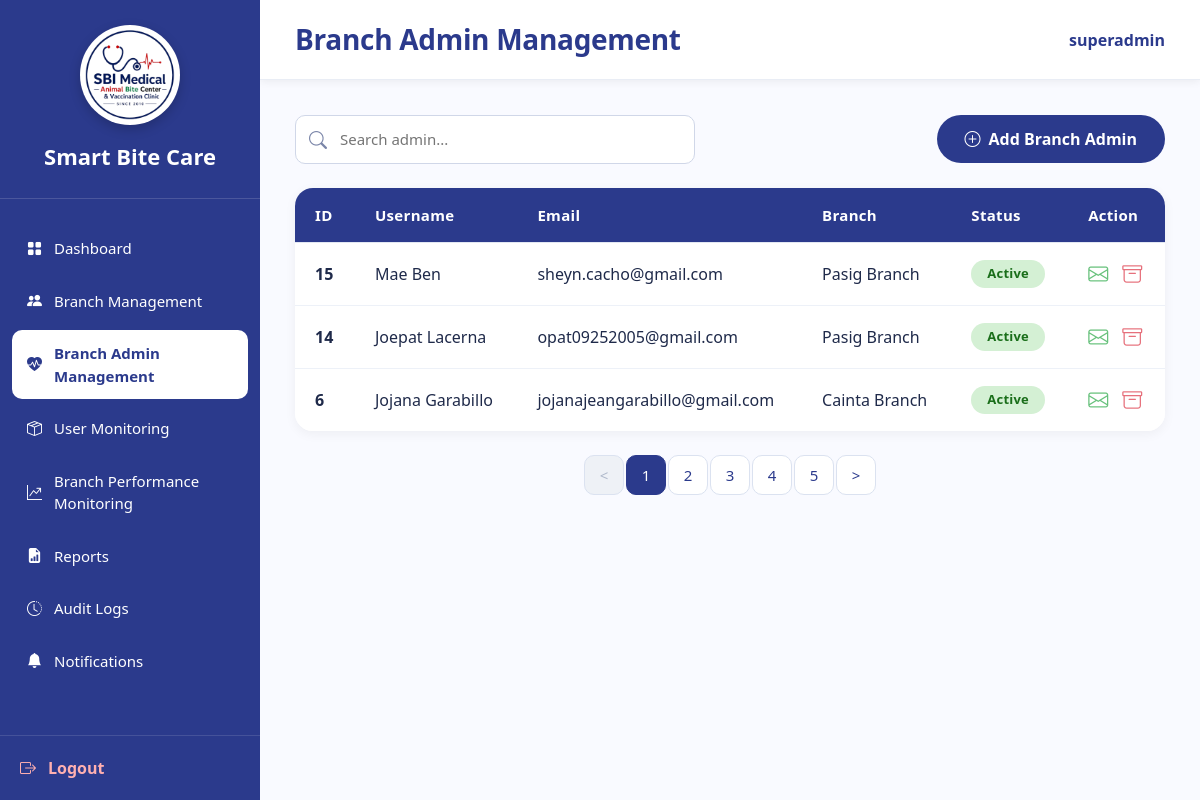
/SuperAdmin_BranchAdminManagement.php (signed in), run on the app's committed database.
### tables this page shows
CREATE TABLE `users` (
  `user_id` int(11) NOT NULL,
  `branch_id` varchar(10) DEFAULT NULL,
  `role_id` int(11) NOT NULL,
  `username` varchar(100) NOT NULL,
  `email` varchar(255) NOT NULL,
  `password` varchar(255) NOT NULL,
  `status` enum('Active','Inactive') DEFAULT 'Active',
  `created_at` timestamp NOT NULL DEFAULT current_timestamp(),
  `last_login` datetime DEFAULT NULL
);

CREATE TABLE `branches` (
  `branch_id` varchar(10) NOT NULL,
  `branch_name` varchar(150) NOT NULL,
  `branch_address` text DEFAULT NULL,
  `contact_number` varchar(30) DEFAULT NULL,
  `email` varchar(150) DEFAULT NULL,
  `status` enum('Active','Inactive') DEFAULT 'Active',
  `created_at` timestamp NOT NULL DEFAULT current_timestamp()
);

### SuperAdmin_BranchAdminManagement.php (the view, shortened to what this page needs)
<?php
require_once 'sources/db_connect.php';
$admins = [];
$search = isset($_GET['search']) ? trim($_GET['search']) : '';
$sql = "SELECT u.user_id, u.username, u.email, u.status, u.created_at,
        b.branch_id, b.branch_name
        FROM users u
        LEFT JOIN branches b ON u.branch_id = b.branch_id
        WHERE u.role_id = 2";
$sql .= " ORDER BY u.created_at DESC";
$stmt = $conn->prepare($sql);
$stmt->execute();
$result = $stmt->get_result();
while ($row = $result->fetch_assoc()) {
    $admins[] = $row;
}
?>
<!DOCTYPE html>
<html lang="en">
<head>
    <link href="https://cdn.jsdelivr.net/npm/bootstrap@5.3.3/dist/css/bootstrap.min.css" rel="stylesheet" />
    <link rel="stylesheet" href="https://cdn.jsdelivr.net/npm/bootstrap-icons@1.11.3/font/bootstrap-icons.min.css" />
    <link rel="stylesheet" href="sidebar.css" />
</head>
<body>
<div class="sidebar">
    <div class="logo-area">
        <div class="logo-frame">
            <img src="logo.png" alt="Smart Bite Care Logo" class="logo" />
        </div>
        <div class="system-name">Smart Bite Care</div>
    </div>
    <nav class="nav-menu">
        <ul>
            <li><a href="SuperAdmin_Dashboard.php"><i class="bi bi-grid-fill"></i><span>Dashboard</span></a></li>
            <li><a href="SuperAdmin_BranchManagement.php"><i class="bi bi-people-fill"></i><span>Branch Management</span></a></li>
            <li><a class="active" href="SuperAdmin_BranchAdminManagement.php"><i class="bi bi-heart-pulse-fill"></i><span>Branch Admin Management</span></a></li>
            <li><a href="SuperAdmin_UserMonitoring.php"><i class="bi bi-box-seam"></i><span>User Monitoring</span></a></li>
            <li><a href="SuperAdmin_BranchPerformanceMonitoring.php"><i class="bi bi-graph-up-arrow"></i><span>Branch Performance Monitoring</span></a></li>
            <li><a href="SuperAdmin_Reports.php"><i class="bi bi-file-earmark-bar-graph-fill"></i><span>Reports</span></a></li>
            <li><a href="SuperAdmin_AuditLogs.php"><i class="bi bi-clock-history"></i><span>Audit Logs</span></a></li>
            <li><a href="SuperAdmin_Notifications.php"><i class="bi bi-bell-fill"></i><span>Notifications</span></a></li>
        </ul>
    </nav>
    <div class="logout">
        <a href="logout.php"><i class="bi bi-box-arrow-right"></i><span>Logout</span></a>
    </div>
</div>
<div class="main">
    <div class="topbar">
        <h3>Branch Admin Management</h3>
        <div class="profile">
            <?php echo htmlspecialchars($_SESSION['username'] ?? 'SUPER ADMIN'); ?>
        </div>
    </div>
    <div class="content">
        <div class="toolbar">
            <form method="GET" action="SuperAdmin_BranchAdminManagement.php" class="search-wrap" style="flex: 1 1 280px; margin: 0;">
                <i class="bi bi-search"></i>
                <input type="text" name="search" placeholder="Search admin..." value="<?php echo htmlspecialchars($search); ?>" />
            </form>
            <button class="btn-add" data-bs-toggle="modal" data-bs-target="#addAdminModal">
                <i class="bi bi-plus-circle"></i> Add Branch Admin
            </button>
        </div>
        <div class="table-wrap">
            <table class="table table-hover align-middle">
                <thead>
                    <tr>
                        <th>ID</th>
                        <th>Username</th>
                        <th>Email</th>
                        <th>Branch</th>
                        <th>Status</th>
                        <th>Action</th>
                    </tr>
                </thead>
                <tbody>
                    <?php if (count($admins) > 0): ?>
                        <?php foreach ($admins as $admin): ?>
                            <tr>
                                <td><strong><?php echo htmlspecialchars($admin['user_id']); ?></strong></td>
                                <td><?php echo htmlspecialchars($admin['username']); ?></td>
                                <td><?php echo htmlspecialchars($admin['email']); ?></td>
                                <td><?php echo htmlspecialchars($admin['branch_name'] ?? 'N/A'); ?></td>
                                <td>
                                    <span class="status-badge <?php echo $admin['status'] === 'Inactive' ? 'inactive' : ''; ?>">
                                        <?php echo htmlspecialchars($admin['status']); ?>
                                    </span>
                                </td>
                                <td class="action-icons">
                                    <i class="bi bi-envelope text-success" title="Send Email"
                                       onclick="openEmailModal(<?php echo htmlspecialchars($admin['user_id']); ?>, '<?php echo htmlspecialchars($admin['username']); ?>', '<?php echo htmlspecialchars($admin['email']); ?>')"></i>
                                    <?php if ($admin['status'] !== 'Inactive'): ?>
                                        <i class="bi bi-archive text-danger" title="Archive Admin"
                                           onclick="archiveAdmin(<?php echo $admin['user_id']; ?>, '<?php echo htmlspecialchars($admin['username']); ?>')"></i>
                                    <?php else: ?>
                                        <i class="bi bi-archive" style="opacity: 0.3; cursor: not-allowed;" title="Admin already archived"></i>
                                    <?php endif; ?>
                                </td>
                            </tr>
                        <?php endforeach; ?>
                    <?php endif; ?>
                </tbody>
            </table>
        </div>
        <div class="pagination-wrap">
            <nav aria-label="Branch admin pagination">
                <ul class="pagination">
                    <li class="page-item disabled">
                        <a class="page-link" href="#" tabindex="-1" aria-disabled="true">&lt;</a>
                    </li>
                    <li class="page-item active"><a class="page-link" href="#">1</a></li>
                    <li class="page-item"><a class="page-link" href="#">2</a></li>
                    <li class="page-item"><a class="page-link" href="#">3</a></li>
                    <li class="page-item"><a class="page-link" href="#">4</a></li>
                    <li class="page-item"><a class="page-link" href="#">5</a></li>
                    <li class="page-item">
                        <a class="page-link" href="#">&gt;</a>
                    </li>
                </ul>
            </nav>
        </div>
    </div>
</div>
</body>
</html>

### sidebar.css (style rules this page uses)
:root { --primary:#2B3A8C; --accent:#F21D2F; --bg:#F2F2F2; --white:#fff; }
.sidebar { width:260px; height:100vh; height:100dvh; min-height:0; background:var(--primary); display:flex; flex-direction:column; color:white; position:fixed; left:0; top:0; overflow:hidden; z-index:1000; box-sizing:border-box; }
.sidebar * { box-sizing:border-box; }
.logo-area { padding:25px 20px; border-bottom:1px solid rgba(255,255,255,.15); text-align:center; flex-shrink:0; }
.logo { width: 90px; height: 90px; display: block; object-fit: contain; }
.logo-frame { width: 100px; height: 100px; margin: 0 auto; border-radius: 50%; background: #fff; display: flex; align-items: center; justify-content: center; overflow: hidden; box-shadow: 0 4px 12px rgba(0,0,0,.2); border: 3px solid rgba(255,255,255,.3); }
.system-name { margin-top:15px; font-size:22px; font-weight:700; }
.nav-menu { margin-top:20px; flex:1; min-height:0; padding-bottom:10px; overflow-x:hidden; overflow-y:auto; overscroll-behavior:contain; scrollbar-width:thin; scrollbar-color:rgba(255,255,255,.45) transparent; -webkit-overflow-scrolling:touch; }
.nav-menu ul { list-style:none; padding:0; margin:0; }
.nav-menu li { margin:6px 12px; }
.nav-menu a { color:white; text-decoration:none; display:flex; align-items:center; gap:12px; padding:12px 15px; border-radius:10px; transition:.25s; font-size:15px; }
.nav-menu a.active { background:white; color:var(--primary); font-weight:600; }
.logout { padding:20px; flex-shrink:0; border-top:1px solid rgba(255,255,255,.12); background:var(--primary); }
.logout a { color:#ffb0b0; text-decoration:none; display:flex; align-items:center; gap:12px; font-weight:600; }

### data on the page
users: user_id "15", username "Mae Ben", email "sheyn.cacho@gmail.com", branch.branch_name "Pasig Branch", status "Active"
users: user_id "14", username "Joepat Lacerna", email "opat09252005@gmail.com", branch.branch_name "Pasig Branch", status "Active"
users: user_id "6", username "Jojana Garabillo", email "jojanajeangarabillo@gmail.com", branch.branch_name "Cainta Branch", status "Active"

### other printed values
$_SESSION['username'] "superadmin"
